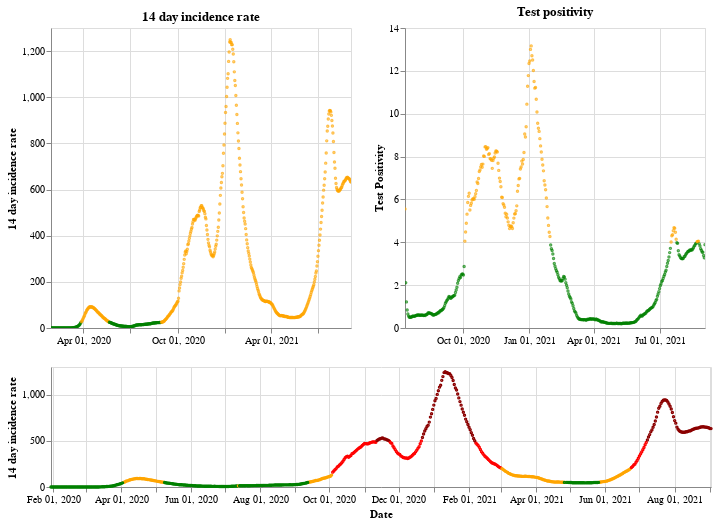

The notebook cell saved with this chart:
### Markdown cell above
## England

### Code cell
plot_traffic_light('England')

### Figure 1 — Vega-Lite specification as saved in the notebook (floating-point values rounded to 4 significant figures; data arrays with more than 128 entries replaced by an {"elided": "..."} marker saying what was removed)
{"config": {"view": {"continuousWidth": 400, "continuousHeight": 300}}, "vconcat": [{"hconcat": [{"mark": {"type": "point", "size": 2}, "encoding": {"color": {"condition": {"value": "green", "test": "(datum.twoWeeklyCasesRate <= 25)"}, "value": "orange"}, "tooltip": [{"type": "nominal", "field": "areaName"}, {"type": "temporal", "field": "date"}, {"type": "quantitative", "field": "twoWeeklyCasesRate"}, {"type": "quantitative", "field": "testPositivity"}], "x": {"type": "temporal", "axis": {"title": ""}, "field": "date", "scale": {"domain": {"selection": "DateBrush"}}, "timeUnit": "yearmonthdate"}, "y": {"type": "quantitative", "axis": {"title": "14 day incidence rate"}, "field": "twoWeeklyCasesRate"}}, "title": "14 day incidence rate", "width": 300}, {"mark": {"type": "point", "size": 2}, "encoding": {"color": {"condition": {"value": "green", "test": "(datum.testPositivity <= 4)"}, "value": "orange"}, "tooltip": [{"type": "nominal", "field": "areaName"}, {"type": "temporal", "field": "date"}, {"type": "quantitative", "field": "twoWeeklyCasesRate"}, {"type": "quantitative", "field": "testPositivity"}], "x": {"type": "temporal", "axis": {"title": ""}, "field": "date", "scale": {"domain": {"selection": "DateBrush"}}, "timeUnit": "yearmonthdate"}, "y": {"type": "quantitative", "axis": {"title": "Test Positivity"}, "field": "testPositivity"}}, "title": "Test positivity", "width": 300}]}, {"layer": [{"mark": {"type": "point", "size": 2}, "encoding": {"color": {"condition": {"value": "orange", "test": "(((datum.testPositivity < 4) && (datum.twoWeeklyCasesRate >= 50)) && (datum.twoWeeklyCasesRate < 200))"}, "value": "red"}, "opacity": {"condition": {"value": 1, "test": "((datum.twoWeeklyCasesRate >= 50) && (datum.twoWeeklyCasesRate < 500))"}, "value": 0}, "tooltip": [{"type": "nominal", "field": "areaName"}, {"type": "temporal", "field": "date"}, {"type": "quantitative", "field": "twoWeeklyCasesRate"}, {"type": "quantitative", "field": "testPositivity"}], "x": {"type": "temporal", "axis": {"title": "Date"}, "field": "date", "timeUnit": "yearmonthdate"}, "y": {"type": "quantitative", "axis": {"title": "14 day incidence rate"}, "field": "twoWeeklyCasesRate"}}, "selection": {"DateBrush": {"type": "interval", "encodings": ["x"], "fields": ["Time"]}}}, {"mark": {"type": "point", "size": 2}, "encoding": {"color": {"value": "darkred"}, "opacity": {"condition": {"value": 1, "test": "(datum.twoWeeklyCasesRate >= 500)"}, "value": 0}, "tooltip": [{"type": "nominal", "field": "areaName"}, {"type": "temporal", "field": "date"}, {"type": "quantitative", "field": "twoWeeklyCasesRate"}, {"type": "quantitative", "field": "testPositivity"}], "x": {"type": "temporal", "axis": {"title": "Date"}, "field": "date", "timeUnit": "yearmonthdate"}, "y": {"type": "quantitative", "axis": {"title": "14 day incidence rate"}, "field": "twoWeeklyCasesRate"}}}, {"mark": {"type": "point", "size": 2}, "encoding": {"color": {"condition": {"value": "green", "test": "((datum.testPositivity < 4) && (datum.twoWeeklyCasesRate < 50))"}, "value": "orange"}, "opacity": {"condition": {"value": 1, "test": "(datum.twoWeeklyCasesRate < 50)"}, "value": 0}, "tooltip": [{"type": "nominal", "field": "areaName"}, {"type": "temporal", "field": "date"}, {"type": "quantitative", "field": "twoWeeklyCasesRate"}, {"type": "quantitative", "field": "testPositivity"}], "x": {"type": "temporal", "axis": {"title": "Date"}, "field": "date", "timeUnit": "yearmonthdate"}, "y": {"type": "quantitative", "axis": {"title": "14 day incidence rate"}, "field": "twoWeeklyCasesRate"}}}], "height": 120, "width": 660}], "data": {"name": "data-b47b33c66bd2c9e3e06e8e72fbff60cb"}, "$schema": "https://vega.github.io/schema/vega-lite/v4.8.1.json", "datasets": {"data-b47b33c66bd2c9e3e06e8e72fbff60cb": {"elided": "582 records"}}}
